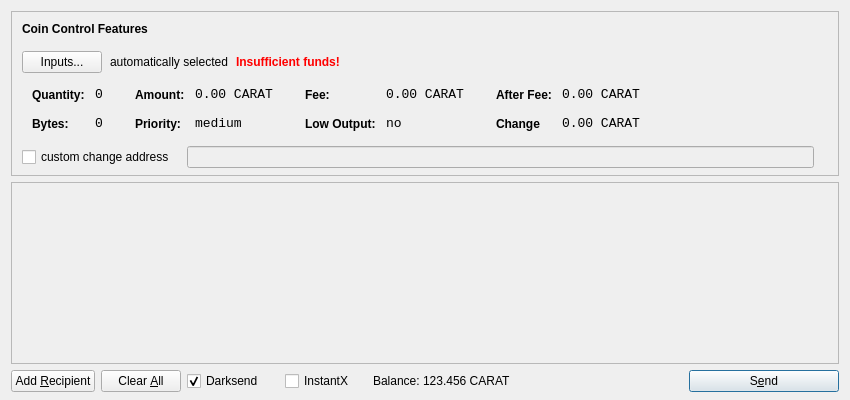
<?xml version="1.0" encoding="UTF-8"?>
<ui version="4.0">
 <class>SendCoinsDialog</class>
 <widget class="QDialog" name="SendCoinsDialog">
  <property name="geometry">
   <rect>
    <x>0</x>
    <y>0</y>
    <width>850</width>
    <height>400</height>
   </rect>
  </property>
  <property name="windowTitle">
   <string>Send Coins</string>
  </property>
  <layout class="QVBoxLayout" name="verticalLayout" stretch="0,1,0">
   <property name="bottomMargin">
    <number>8</number>
   </property>
   <item>
    <widget class="QFrame" name="frameCoinControl">
     <property name="sizePolicy">
      <sizepolicy hsizetype="Expanding" vsizetype="Expanding">
       <horstretch>0</horstretch>
       <verstretch>0</verstretch>
      </sizepolicy>
     </property>
     <property name="maximumSize">
      <size>
       <width>16777215</width>
       <height>16777215</height>
      </size>
     </property>
     <property name="frameShape">
      <enum>QFrame::StyledPanel</enum>
     </property>
     <property name="frameShadow">
      <enum>QFrame::Sunken</enum>
     </property>
     <layout class="QVBoxLayout" name="verticalLayoutCoinControl2">
      <property name="spacing">
       <number>-1</number>
      </property>
      <property name="leftMargin">
       <number>0</number>
      </property>
      <property name="topMargin">
       <number>0</number>
      </property>
      <property name="rightMargin">
       <number>0</number>
      </property>
      <property name="bottomMargin">
       <number>6</number>
      </property>
      <item>
       <layout class="QVBoxLayout" name="verticalLayoutCoinControl" stretch="0,0,0,0,1">
        <property name="spacing">
         <number>0</number>
        </property>
        <property name="leftMargin">
         <number>10</number>
        </property>
        <property name="topMargin">
         <number>10</number>
        </property>
        <item>
         <layout class="QHBoxLayout" name="horizontalLayoutCoinControl1">
          <property name="bottomMargin">
           <number>15</number>
          </property>
          <item>
           <widget class="QLabel" name="labelCoinControlFeatures">
            <property name="sizePolicy">
             <sizepolicy hsizetype="Preferred" vsizetype="Maximum">
              <horstretch>0</horstretch>
              <verstretch>0</verstretch>
             </sizepolicy>
            </property>
            <property name="font">
             <font>
              <weight>75</weight>
              <bold>true</bold>
             </font>
            </property>
            <property name="styleSheet">
             <string notr="true">font-weight:bold;</string>
            </property>
            <property name="text">
             <string>Coin Control Features</string>
            </property>
           </widget>
          </item>
         </layout>
        </item>
        <item>
         <layout class="QHBoxLayout" name="horizontalLayoutCoinControl2" stretch="0,0,0,0">
          <property name="spacing">
           <number>8</number>
          </property>
          <property name="bottomMargin">
           <number>10</number>
          </property>
          <item>
           <widget class="QPushButton" name="pushButtonCoinControl">
            <property name="styleSheet">
             <string notr="true"/>
            </property>
            <property name="text">
             <string>Inputs...</string>
            </property>
           </widget>
          </item>
          <item>
           <widget class="QLabel" name="labelCoinControlAutomaticallySelected">
            <property name="text">
             <string>automatically selected</string>
            </property>
            <property name="margin">
             <number>5</number>
            </property>
           </widget>
          </item>
          <item>
           <widget class="QLabel" name="labelCoinControlInsuffFunds">
            <property name="font">
             <font>
              <weight>75</weight>
              <bold>true</bold>
             </font>
            </property>
            <property name="styleSheet">
             <string notr="true">color:red;font-weight:bold;</string>
            </property>
            <property name="text">
             <string>Insufficient funds!</string>
            </property>
            <property name="margin">
             <number>5</number>
            </property>
           </widget>
          </item>
          <item>
           <spacer name="horizontalSpacerCoinControl">
            <property name="orientation">
             <enum>Qt::Horizontal</enum>
            </property>
            <property name="sizeHint" stdset="0">
             <size>
              <width>40</width>
              <height>1</height>
             </size>
            </property>
           </spacer>
          </item>
         </layout>
        </item>
        <item>
         <widget class="QWidget" name="widgetCoinControl" native="true">
          <property name="sizePolicy">
           <sizepolicy hsizetype="Preferred" vsizetype="Preferred">
            <horstretch>0</horstretch>
            <verstretch>0</verstretch>
           </sizepolicy>
          </property>
          <property name="minimumSize">
           <size>
            <width>0</width>
            <height>0</height>
           </size>
          </property>
          <property name="styleSheet">
           <string notr="true"/>
          </property>
          <layout class="QHBoxLayout" name="horizontalLayoutCoinControl5">
           <property name="margin">
            <number>0</number>
           </property>
           <item>
            <layout class="QHBoxLayout" name="horizontalLayoutCoinControl3" stretch="0,0,0,1">
             <property name="spacing">
              <number>20</number>
             </property>
             <property name="topMargin">
              <number>0</number>
             </property>
             <property name="bottomMargin">
              <number>10</number>
             </property>
             <item>
              <layout class="QFormLayout" name="formLayoutCoinControl1">
               <property name="horizontalSpacing">
                <number>10</number>
               </property>
               <property name="verticalSpacing">
                <number>14</number>
               </property>
               <property name="leftMargin">
                <number>10</number>
               </property>
               <property name="topMargin">
                <number>4</number>
               </property>
               <property name="rightMargin">
                <number>6</number>
               </property>
               <item row="0" column="0">
                <widget class="QLabel" name="labelCoinControlQuantityText">
                 <property name="styleSheet">
                  <string notr="true">font-weight:bold;</string>
                 </property>
                 <property name="text">
                  <string>Quantity:</string>
                 </property>
                 <property name="margin">
                  <number>0</number>
                 </property>
                </widget>
               </item>
               <item row="0" column="1">
                <widget class="QLabel" name="labelCoinControlQuantity">
                 <property name="font">
                  <font>
                   <family>Monospace</family>
                   <pointsize>10</pointsize>
                  </font>
                 </property>
                 <property name="cursor">
                  <cursorShape>IBeamCursor</cursorShape>
                 </property>
                 <property name="contextMenuPolicy">
                  <enum>Qt::ActionsContextMenu</enum>
                 </property>
                 <property name="text">
                  <string>0</string>
                 </property>
                 <property name="margin">
                  <number>0</number>
                 </property>
                 <property name="textInteractionFlags">
                  <set>Qt::LinksAccessibleByMouse|Qt::TextSelectableByKeyboard|Qt::TextSelectableByMouse</set>
                 </property>
                </widget>
               </item>
               <item row="1" column="0">
                <widget class="QLabel" name="labelCoinControlBytesText">
                 <property name="styleSheet">
                  <string notr="true">font-weight:bold;</string>
                 </property>
                 <property name="text">
                  <string>Bytes:</string>
                 </property>
                </widget>
               </item>
               <item row="1" column="1">
                <widget class="QLabel" name="labelCoinControlBytes">
                 <property name="font">
                  <font>
                   <family>Monospace</family>
                   <pointsize>10</pointsize>
                  </font>
                 </property>
                 <property name="cursor">
                  <cursorShape>IBeamCursor</cursorShape>
                 </property>
                 <property name="contextMenuPolicy">
                  <enum>Qt::ActionsContextMenu</enum>
                 </property>
                 <property name="text">
                  <string>0</string>
                 </property>
                 <property name="textInteractionFlags">
                  <set>Qt::LinksAccessibleByMouse|Qt::TextSelectableByKeyboard|Qt::TextSelectableByMouse</set>
                 </property>
                </widget>
               </item>
              </layout>
             </item>
             <item>
              <layout class="QFormLayout" name="formLayoutCoinControl2">
               <property name="horizontalSpacing">
                <number>10</number>
               </property>
               <property name="verticalSpacing">
                <number>14</number>
               </property>
               <property name="leftMargin">
                <number>6</number>
               </property>
               <property name="topMargin">
                <number>4</number>
               </property>
               <property name="rightMargin">
                <number>6</number>
               </property>
               <item row="0" column="0">
                <widget class="QLabel" name="labelCoinControlAmountText">
                 <property name="styleSheet">
                  <string notr="true">font-weight:bold;</string>
                 </property>
                 <property name="text">
                  <string>Amount:</string>
                 </property>
                 <property name="margin">
                  <number>0</number>
                 </property>
                </widget>
               </item>
               <item row="0" column="1">
                <widget class="QLabel" name="labelCoinControlAmount">
                 <property name="font">
                  <font>
                   <family>Monospace</family>
                   <pointsize>10</pointsize>
                  </font>
                 </property>
                 <property name="cursor">
                  <cursorShape>IBeamCursor</cursorShape>
                 </property>
                 <property name="contextMenuPolicy">
                  <enum>Qt::ActionsContextMenu</enum>
                 </property>
                 <property name="text">
                  <string>0.00 CARAT</string>
                 </property>
                 <property name="textInteractionFlags">
                  <set>Qt::LinksAccessibleByMouse|Qt::TextSelectableByKeyboard|Qt::TextSelectableByMouse</set>
                 </property>
                </widget>
               </item>
               <item row="1" column="0">
                <widget class="QLabel" name="labelCoinControlPriorityText">
                 <property name="styleSheet">
                  <string notr="true">font-weight:bold;</string>
                 </property>
                 <property name="text">
                  <string>Priority:</string>
                 </property>
                </widget>
               </item>
               <item row="1" column="1">
                <widget class="QLabel" name="labelCoinControlPriority">
                 <property name="font">
                  <font>
                   <family>Monospace</family>
                   <pointsize>10</pointsize>
                  </font>
                 </property>
                 <property name="cursor">
                  <cursorShape>IBeamCursor</cursorShape>
                 </property>
                 <property name="contextMenuPolicy">
                  <enum>Qt::ActionsContextMenu</enum>
                 </property>
                 <property name="text">
                  <string>medium</string>
                 </property>
                 <property name="textInteractionFlags">
                  <set>Qt::LinksAccessibleByMouse|Qt::TextSelectableByKeyboard|Qt::TextSelectableByMouse</set>
                 </property>
                </widget>
               </item>
              </layout>
             </item>
             <item>
              <layout class="QFormLayout" name="formLayoutCoinControl3">
               <property name="horizontalSpacing">
                <number>10</number>
               </property>
               <property name="verticalSpacing">
                <number>14</number>
               </property>
               <property name="leftMargin">
                <number>6</number>
               </property>
               <property name="topMargin">
                <number>4</number>
               </property>
               <property name="rightMargin">
                <number>6</number>
               </property>
               <item row="0" column="0">
                <widget class="QLabel" name="labelCoinControlFeeText">
                 <property name="styleSheet">
                  <string notr="true">font-weight:bold;</string>
                 </property>
                 <property name="text">
                  <string>Fee:</string>
                 </property>
                 <property name="margin">
                  <number>0</number>
                 </property>
                </widget>
               </item>
               <item row="0" column="1">
                <widget class="QLabel" name="labelCoinControlFee">
                 <property name="font">
                  <font>
                   <family>Monospace</family>
                   <pointsize>10</pointsize>
                  </font>
                 </property>
                 <property name="cursor">
                  <cursorShape>IBeamCursor</cursorShape>
                 </property>
                 <property name="contextMenuPolicy">
                  <enum>Qt::ActionsContextMenu</enum>
                 </property>
                 <property name="text">
                  <string>0.00 CARAT</string>
                 </property>
                 <property name="textInteractionFlags">
                  <set>Qt::LinksAccessibleByMouse|Qt::TextSelectableByKeyboard|Qt::TextSelectableByMouse</set>
                 </property>
                </widget>
               </item>
               <item row="1" column="0">
                <widget class="QLabel" name="labelCoinControlLowOutputText">
                 <property name="styleSheet">
                  <string notr="true">font-weight:bold;</string>
                 </property>
                 <property name="text">
                  <string>Low Output:</string>
                 </property>
                </widget>
               </item>
               <item row="1" column="1">
                <widget class="QLabel" name="labelCoinControlLowOutput">
                 <property name="font">
                  <font>
                   <family>Monospace</family>
                   <pointsize>10</pointsize>
                  </font>
                 </property>
                 <property name="cursor">
                  <cursorShape>IBeamCursor</cursorShape>
                 </property>
                 <property name="contextMenuPolicy">
                  <enum>Qt::ActionsContextMenu</enum>
                 </property>
                 <property name="text">
                  <string>no</string>
                 </property>
                 <property name="textInteractionFlags">
                  <set>Qt::LinksAccessibleByMouse|Qt::TextSelectableByKeyboard|Qt::TextSelectableByMouse</set>
                 </property>
                </widget>
               </item>
              </layout>
             </item>
             <item>
              <layout class="QFormLayout" name="formLayoutCoinControl4">
               <property name="horizontalSpacing">
                <number>10</number>
               </property>
               <property name="verticalSpacing">
                <number>14</number>
               </property>
               <property name="leftMargin">
                <number>6</number>
               </property>
               <property name="topMargin">
                <number>4</number>
               </property>
               <property name="rightMargin">
                <number>6</number>
               </property>
               <item row="0" column="0">
                <widget class="QLabel" name="labelCoinControlAfterFeeText">
                 <property name="styleSheet">
                  <string notr="true">font-weight:bold;</string>
                 </property>
                 <property name="text">
                  <string>After Fee:</string>
                 </property>
                 <property name="margin">
                  <number>0</number>
                 </property>
                </widget>
               </item>
               <item row="0" column="1">
                <widget class="QLabel" name="labelCoinControlAfterFee">
                 <property name="font">
                  <font>
                   <family>Monospace</family>
                   <pointsize>10</pointsize>
                  </font>
                 </property>
                 <property name="cursor">
                  <cursorShape>IBeamCursor</cursorShape>
                 </property>
                 <property name="contextMenuPolicy">
                  <enum>Qt::ActionsContextMenu</enum>
                 </property>
                 <property name="text">
                  <string>0.00 CARAT</string>
                 </property>
                 <property name="textInteractionFlags">
                  <set>Qt::LinksAccessibleByMouse|Qt::TextSelectableByKeyboard|Qt::TextSelectableByMouse</set>
                 </property>
                </widget>
               </item>
               <item row="1" column="0">
                <widget class="QLabel" name="labelCoinControlChangeText">
                 <property name="styleSheet">
                  <string notr="true">font-weight:bold;</string>
                 </property>
                 <property name="text">
                  <string>Change</string>
                 </property>
                </widget>
               </item>
               <item row="1" column="1">
                <widget class="QLabel" name="labelCoinControlChange">
                 <property name="font">
                  <font>
                   <family>Monospace</family>
                   <pointsize>10</pointsize>
                  </font>
                 </property>
                 <property name="cursor">
                  <cursorShape>IBeamCursor</cursorShape>
                 </property>
                 <property name="contextMenuPolicy">
                  <enum>Qt::ActionsContextMenu</enum>
                 </property>
                 <property name="text">
                  <string>0.00 CARAT</string>
                 </property>
                 <property name="textInteractionFlags">
                  <set>Qt::LinksAccessibleByMouse|Qt::TextSelectableByKeyboard|Qt::TextSelectableByMouse</set>
                 </property>
                </widget>
               </item>
              </layout>
             </item>
            </layout>
           </item>
          </layout>
         </widget>
        </item>
        <item>
         <layout class="QHBoxLayout" name="horizontalLayoutCoinControl4" stretch="0,0,0">
          <property name="spacing">
           <number>12</number>
          </property>
          <property name="sizeConstraint">
           <enum>QLayout::SetDefaultConstraint</enum>
          </property>
          <property name="topMargin">
           <number>5</number>
          </property>
          <property name="rightMargin">
           <number>5</number>
          </property>
          <item>
           <widget class="QCheckBox" name="checkBoxCoinControlChange">
            <property name="text">
             <string>custom change address</string>
            </property>
           </widget>
          </item>
          <item>
           <widget class="QLineEdit" name="lineEditCoinControlChange">
            <property name="enabled">
             <bool>false</bool>
            </property>
            <property name="sizePolicy">
             <sizepolicy hsizetype="Expanding" vsizetype="Fixed">
              <horstretch>0</horstretch>
              <verstretch>0</verstretch>
             </sizepolicy>
            </property>
           </widget>
          </item>
          <item>
           <widget class="QLabel" name="labelCoinControlChangeLabel">
            <property name="sizePolicy">
             <sizepolicy hsizetype="Preferred" vsizetype="Expanding">
              <horstretch>0</horstretch>
              <verstretch>0</verstretch>
             </sizepolicy>
            </property>
            <property name="minimumSize">
             <size>
              <width>0</width>
              <height>0</height>
             </size>
            </property>
            <property name="text">
             <string/>
            </property>
            <property name="margin">
             <number>3</number>
            </property>
           </widget>
          </item>
         </layout>
        </item>
        <item>
         <spacer name="verticalSpacerCoinControl">
          <property name="orientation">
           <enum>Qt::Vertical</enum>
          </property>
          <property name="sizeHint" stdset="0">
           <size>
            <width>800</width>
            <height>1</height>
           </size>
          </property>
         </spacer>
        </item>
       </layout>
      </item>
     </layout>
    </widget>
   </item>
   <item>
    <widget class="QScrollArea" name="scrollArea">
     <property name="widgetResizable">
      <bool>true</bool>
     </property>
     <widget class="QWidget" name="scrollAreaWidgetContents">
      <property name="geometry">
       <rect>
        <x>0</x>
        <y>0</y>
        <width>830</width>
        <height>165</height>
       </rect>
      </property>
      <layout class="QVBoxLayout" name="verticalLayout_2">
       <property name="margin">
        <number>0</number>
       </property>
       <item>
        <layout class="QVBoxLayout" name="entries">
         <property name="spacing">
          <number>6</number>
         </property>
        </layout>
       </item>
       <item>
        <spacer name="verticalSpacer">
         <property name="orientation">
          <enum>Qt::Vertical</enum>
         </property>
         <property name="sizeHint" stdset="0">
          <size>
           <width>20</width>
           <height>40</height>
          </size>
         </property>
        </spacer>
       </item>
      </layout>
     </widget>
    </widget>
   </item>
   <item>
    <layout class="QHBoxLayout" name="horizontalLayout">
     <item>
      <widget class="QPushButton" name="addButton">
       <property name="toolTip">
        <string>Send to multiple recipients at once</string>
       </property>
       <property name="text">
        <string>Add &amp;Recipient</string>
       </property>
       <property name="autoDefault">
        <bool>false</bool>
       </property>
      </widget>
     </item>
     <item>
      <widget class="QPushButton" name="clearButton">
       <property name="sizePolicy">
        <sizepolicy hsizetype="Minimum" vsizetype="Fixed">
         <horstretch>0</horstretch>
         <verstretch>0</verstretch>
        </sizepolicy>
       </property>
       <property name="toolTip">
        <string>Remove all transaction fields</string>
       </property>
       <property name="text">
        <string>Clear &amp;All</string>
       </property>
       <property name="autoRepeatDelay">
        <number>300</number>
       </property>
       <property name="autoDefault">
        <bool>false</bool>
       </property>
      </widget>
     </item>
     <item>
      <layout class="QHBoxLayout" name="horizontalLayout_2">
       <property name="spacing">
        <number>3</number>
       </property>
        <item>
        <widget class="QCheckBox" name="checkUseDarksend">
         <property name="minimumSize">
          <size>
           <width>95</width>
           <height>0</height>
          </size>
         </property>
         <property name="text">
          <string>Darksend</string>
         </property>
         <property name="checked">
          <bool>true</bool>
         </property>
        </widget>
       </item>
       <item>
        <widget class="QCheckBox" name="checkInstantX">
         <property name="enabled">
          <bool>true</bool>
         </property>
         <property name="minimumSize">
          <size>
           <width>85</width>
           <height>0</height>
          </size>
         </property>
         <property name="text">
          <string>InstantX</string>
         </property>
        </widget>
       </item>
       <item>
        <widget class="QLabel" name="label">
         <property name="sizePolicy">
          <sizepolicy hsizetype="Preferred" vsizetype="Fixed">
           <horstretch>0</horstretch>
           <verstretch>0</verstretch>
          </sizepolicy>
         </property>
         <property name="text">
          <string>Balance:</string>
         </property>
        </widget>
       </item>
       <item>
        <widget class="QLabel" name="labelBalance">
         <property name="sizePolicy">
          <sizepolicy hsizetype="Preferred" vsizetype="Fixed">
           <horstretch>0</horstretch>
           <verstretch>0</verstretch>
          </sizepolicy>
         </property>
         <property name="cursor">
          <cursorShape>IBeamCursor</cursorShape>
         </property>
         <property name="text">
          <string>123.456 CARAT</string>
         </property>
         <property name="textInteractionFlags">
          <set>Qt::LinksAccessibleByMouse|Qt::TextSelectableByKeyboard|Qt::TextSelectableByMouse</set>
         </property>
        </widget>
       </item>
      </layout>
     </item>
     <item>
      <spacer name="horizontalSpacer">
       <property name="orientation">
        <enum>Qt::Horizontal</enum>
       </property>
       <property name="sizeHint" stdset="0">
        <size>
         <width>40</width>
         <height>20</height>
        </size>
       </property>
      </spacer>
     </item>
     <item>
      <widget class="QPushButton" name="sendButton">
       <property name="minimumSize">
        <size>
         <width>150</width>
         <height>0</height>
        </size>
       </property>
       <property name="toolTip">
        <string>Confirm the send action</string>
       </property>
       <property name="text">
        <string>S&amp;end</string>
       </property>
       <property name="icon">
        <iconset resource="../bitcoin.qrc">
         <normaloff>:/icons/send</normaloff>:/icons/send</iconset>
       </property>
       <property name="default">
        <bool>true</bool>
       </property>
      </widget>
     </item>
    </layout>
   </item>
  </layout>
 </widget>
 <resources>
  <include location="../bitcoin.qrc"/>
 </resources>
 <connections/>
</ui>
